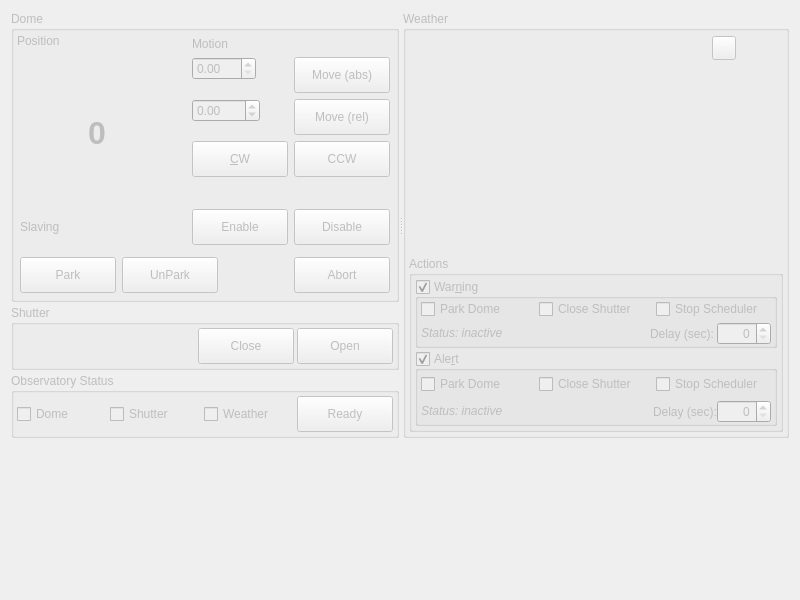
<?xml version="1.0" encoding="UTF-8"?>
<ui version="4.0">
 <class>Observatory</class>
 <widget class="QWidget" name="Observatory">
  <property name="geometry">
   <rect>
    <x>0</x>
    <y>0</y>
    <width>800</width>
    <height>600</height>
   </rect>
  </property>
  <property name="windowTitle">
   <string>Observatory</string>
  </property>
  <property name="toolTip">
   <string/>
  </property>
  <layout class="QVBoxLayout" name="verticalLayout_2">
   <item>
    <widget class="QSplitter" name="splitter">
     <property name="orientation">
      <enum>Qt::Horizontal</enum>
     </property>
     <widget class="QWidget" name="">
      <layout class="QVBoxLayout" name="leftLayout">
       <property name="spacing">
        <number>3</number>
       </property>
       <item>
        <widget class="QGroupBox" name="domeBox">
         <property name="enabled">
          <bool>false</bool>
         </property>
         <property name="sizePolicy">
          <sizepolicy hsizetype="Preferred" vsizetype="Preferred">
           <horstretch>1</horstretch>
           <verstretch>0</verstretch>
          </sizepolicy>
         </property>
         <property name="title">
          <string>Dome</string>
         </property>
         <layout class="QVBoxLayout" name="verticalLayout_3">
          <property name="leftMargin">
           <number>3</number>
          </property>
          <property name="topMargin">
           <number>3</number>
          </property>
          <property name="rightMargin">
           <number>3</number>
          </property>
          <property name="bottomMargin">
           <number>3</number>
          </property>
          <item>
           <layout class="QGridLayout" name="domeStatusBox">
            <item row="1" column="0" rowspan="2">
             <widget class="QLabel" name="domeAzimuthPosition">
              <property name="minimumSize">
               <size>
                <width>160</width>
                <height>0</height>
               </size>
              </property>
              <property name="maximumSize">
               <size>
                <width>320</width>
                <height>16777215</height>
               </size>
              </property>
              <property name="font">
               <font>
                <pointsize>24</pointsize>
                <weight>75</weight>
                <bold>true</bold>
               </font>
              </property>
              <property name="text">
               <string notr="true">0</string>
              </property>
              <property name="alignment">
               <set>Qt::AlignCenter</set>
              </property>
             </widget>
            </item>
            <item row="0" column="0" alignment="Qt::AlignLeft|Qt::AlignTop">
             <widget class="QLabel" name="domeAzimuthPositionLabel">
              <property name="text">
               <string>Position</string>
              </property>
             </widget>
            </item>
            <item row="4" column="0" colspan="4">
             <widget class="QLabel" name="motionStatusLabel">
              <property name="text">
               <string/>
              </property>
             </widget>
            </item>
            <item row="0" column="2" rowspan="3" colspan="2">
             <widget class="QWidget" name="MotionBox" native="true">
              <layout class="QFormLayout" name="formLayout">
               <property name="leftMargin">
                <number>3</number>
               </property>
               <property name="topMargin">
                <number>3</number>
               </property>
               <property name="rightMargin">
                <number>3</number>
               </property>
               <property name="bottomMargin">
                <number>3</number>
               </property>
               <item row="0" column="0">
                <widget class="QLabel" name="motionLabel">
                 <property name="enabled">
                  <bool>false</bool>
                 </property>
                 <property name="text">
                  <string>Motion</string>
                 </property>
                </widget>
               </item>
               <item row="1" column="0">
                <widget class="QDoubleSpinBox" name="absoluteMotionSB">
                 <property name="enabled">
                  <bool>false</bool>
                 </property>
                 <property name="toolTip">
                  <string>Absolute position the dome should move.</string>
                 </property>
                 <property name="maximum">
                  <double>999.990000000000009</double>
                 </property>
                </widget>
               </item>
               <item row="1" column="1">
                <widget class="QPushButton" name="motionMoveAbsButton">
                 <property name="enabled">
                  <bool>false</bool>
                 </property>
                 <property name="minimumSize">
                  <size>
                   <width>96</width>
                   <height>36</height>
                  </size>
                 </property>
                 <property name="maximumSize">
                  <size>
                   <width>96</width>
                   <height>36</height>
                  </size>
                 </property>
                 <property name="toolTip">
                  <string>Move the dome to the given absolute position.</string>
                 </property>
                 <property name="text">
                  <string>Move (abs)</string>
                 </property>
                </widget>
               </item>
               <item row="2" column="0">
                <widget class="QDoubleSpinBox" name="relativeMotionSB">
                 <property name="enabled">
                  <bool>false</bool>
                 </property>
                 <property name="toolTip">
                  <string>Relative position the dome should move.</string>
                 </property>
                 <property name="minimum">
                  <double>-999.990000000000009</double>
                 </property>
                 <property name="maximum">
                  <double>999.990000000000009</double>
                 </property>
                </widget>
               </item>
               <item row="2" column="1">
                <widget class="QPushButton" name="motionMoveRelButton">
                 <property name="enabled">
                  <bool>false</bool>
                 </property>
                 <property name="minimumSize">
                  <size>
                   <width>96</width>
                   <height>36</height>
                  </size>
                 </property>
                 <property name="maximumSize">
                  <size>
                   <width>96</width>
                   <height>36</height>
                  </size>
                 </property>
                 <property name="toolTip">
                  <string>Move the dome for the given degrees and direction.</string>
                 </property>
                 <property name="styleSheet">
                  <string notr="true">QPushButton:checked
{
background-color: maroon;
border: 1px outset;
font-weight:bold;
}</string>
                 </property>
                 <property name="text">
                  <string>Move (rel)</string>
                 </property>
                </widget>
               </item>
               <item row="3" column="0">
                <widget class="QPushButton" name="motionCWButton">
                 <property name="enabled">
                  <bool>false</bool>
                 </property>
                 <property name="minimumSize">
                  <size>
                   <width>96</width>
                   <height>36</height>
                  </size>
                 </property>
                 <property name="maximumSize">
                  <size>
                   <width>96</width>
                   <height>36</height>
                  </size>
                 </property>
                 <property name="toolTip">
                  <string>Rotate clockwise</string>
                 </property>
                 <property name="styleSheet">
                  <string notr="true">QPushButton:checked
{
background-color: maroon;
border: 1px outset;
font-weight:bold;
}</string>
                 </property>
                 <property name="text">
                  <string>&amp;CW</string>
                 </property>
                 <property name="checkable">
                  <bool>true</bool>
                 </property>
                </widget>
               </item>
               <item row="3" column="1">
                <widget class="QPushButton" name="motionCCWButton">
                 <property name="enabled">
                  <bool>false</bool>
                 </property>
                 <property name="minimumSize">
                  <size>
                   <width>96</width>
                   <height>36</height>
                  </size>
                 </property>
                 <property name="maximumSize">
                  <size>
                   <width>96</width>
                   <height>36</height>
                  </size>
                 </property>
                 <property name="toolTip">
                  <string>Rotate counter clockwise</string>
                 </property>
                 <property name="styleSheet">
                  <string notr="true">QPushButton:checked
{
background-color: maroon;
border: 1px outset;
font-weight:bold;
}</string>
                 </property>
                 <property name="text">
                  <string>CCW</string>
                 </property>
                 <property name="checkable">
                  <bool>true</bool>
                 </property>
                </widget>
               </item>
              </layout>
             </widget>
            </item>
           </layout>
          </item>
          <item alignment="Qt::AlignTop">
           <widget class="QWidget" name="SlavingBox" native="true">
            <layout class="QHBoxLayout" name="slavingBox">
             <property name="leftMargin">
              <number>3</number>
             </property>
             <property name="topMargin">
              <number>3</number>
             </property>
             <property name="rightMargin">
              <number>3</number>
             </property>
             <property name="bottomMargin">
              <number>3</number>
             </property>
             <item>
              <widget class="QLabel" name="label">
               <property name="text">
                <string>Slaving</string>
               </property>
              </widget>
             </item>
             <item>
              <spacer name="horizontalSpacer">
               <property name="orientation">
                <enum>Qt::Horizontal</enum>
               </property>
               <property name="sizeHint" stdset="0">
                <size>
                 <width>40</width>
                 <height>20</height>
                </size>
               </property>
              </spacer>
             </item>
             <item>
              <widget class="QPushButton" name="slavingEnableButton">
               <property name="minimumSize">
                <size>
                 <width>96</width>
                 <height>36</height>
                </size>
               </property>
               <property name="maximumSize">
                <size>
                 <width>96</width>
                 <height>36</height>
                </size>
               </property>
               <property name="toolTip">
                <string>&lt;html&gt;&lt;head/&gt;&lt;body&gt;&lt;p&gt;Enable slaving, dome motion &lt;span style=&quot; font-weight:600;&quot;&gt;follows telescope motion&lt;/span&gt;&lt;/p&gt;&lt;/body&gt;&lt;/html&gt;</string>
               </property>
               <property name="styleSheet">
                <string notr="true">QPushButton:checked
{
background-color: maroon;
border: 1px outset;
font-weight:bold;
}</string>
               </property>
               <property name="text">
                <string>Enable</string>
               </property>
               <property name="checkable">
                <bool>true</bool>
               </property>
              </widget>
             </item>
             <item>
              <widget class="QPushButton" name="slavingDisableButton">
               <property name="minimumSize">
                <size>
                 <width>96</width>
                 <height>36</height>
                </size>
               </property>
               <property name="maximumSize">
                <size>
                 <width>96</width>
                 <height>36</height>
                </size>
               </property>
               <property name="toolTip">
                <string>&lt;html&gt;&lt;head/&gt;&lt;body&gt;&lt;p&gt;Disable slaving, dome &lt;span style=&quot; font-weight:600;&quot;&gt;does not follow telescope motion&lt;/span&gt;.&lt;/p&gt;&lt;/body&gt;&lt;/html&gt;</string>
               </property>
               <property name="styleSheet">
                <string notr="true">QPushButton:checked
{
background-color: maroon;
border: 1px outset;
font-weight:bold;
}</string>
               </property>
               <property name="text">
                <string>Disable</string>
               </property>
               <property name="checkable">
                <bool>true</bool>
               </property>
              </widget>
             </item>
            </layout>
           </widget>
          </item>
          <item>
           <layout class="QHBoxLayout" name="parkingBox">
            <property name="leftMargin">
             <number>3</number>
            </property>
            <property name="topMargin">
             <number>3</number>
            </property>
            <property name="rightMargin">
             <number>3</number>
            </property>
            <property name="bottomMargin">
             <number>3</number>
            </property>
            <item>
             <widget class="QPushButton" name="domePark">
              <property name="enabled">
               <bool>false</bool>
              </property>
              <property name="minimumSize">
               <size>
                <width>96</width>
                <height>36</height>
               </size>
              </property>
              <property name="maximumSize">
               <size>
                <width>96</width>
                <height>36</height>
               </size>
              </property>
              <property name="toolTip">
               <string>&lt;html&gt;&lt;head/&gt;&lt;body&gt;&lt;p&gt;Park the dome. For advanced control of the dome please use the INDI tab.&lt;/p&gt;&lt;/body&gt;&lt;/html&gt;</string>
              </property>
              <property name="styleSheet">
               <string notr="true">QPushButton:checked
{
background-color: maroon;
border: 1px outset;
font-weight:bold;
}</string>
              </property>
              <property name="text">
               <string>Park</string>
              </property>
              <property name="iconSize">
               <size>
                <width>32</width>
                <height>16</height>
               </size>
              </property>
              <property name="checkable">
               <bool>false</bool>
              </property>
             </widget>
            </item>
            <item>
             <widget class="QPushButton" name="domeUnpark">
              <property name="enabled">
               <bool>false</bool>
              </property>
              <property name="minimumSize">
               <size>
                <width>96</width>
                <height>36</height>
               </size>
              </property>
              <property name="maximumSize">
               <size>
                <width>96</width>
                <height>36</height>
               </size>
              </property>
              <property name="toolTip">
               <string>&lt;html&gt;&lt;head/&gt;&lt;body&gt;&lt;p&gt;Unpark the dome. For advanced control of the dome please use the INDI tab.&lt;/p&gt;&lt;/body&gt;&lt;/html&gt;</string>
              </property>
              <property name="styleSheet">
               <string notr="true">QPushButton:checked
{
background-color: maroon;
border: 1px outset;
font-weight:bold;
}</string>
              </property>
              <property name="text">
               <string>UnPark</string>
              </property>
              <property name="checkable">
               <bool>false</bool>
              </property>
              <property name="checked">
               <bool>false</bool>
              </property>
             </widget>
            </item>
            <item>
             <spacer name="horizontalSpacer_2">
              <property name="orientation">
               <enum>Qt::Horizontal</enum>
              </property>
              <property name="sizeHint" stdset="0">
               <size>
                <width>40</width>
                <height>20</height>
               </size>
              </property>
             </spacer>
            </item>
            <item>
             <widget class="QPushButton" name="motionAbortButton">
              <property name="enabled">
               <bool>false</bool>
              </property>
              <property name="minimumSize">
               <size>
                <width>96</width>
                <height>36</height>
               </size>
              </property>
              <property name="maximumSize">
               <size>
                <width>96</width>
                <height>36</height>
               </size>
              </property>
              <property name="toolTip">
               <string>Abort dome motion</string>
              </property>
              <property name="styleSheet">
               <string notr="true">QPushButton:checked
{
background-color: maroon;
border: 1px outset;
font-weight:bold;
}</string>
              </property>
              <property name="text">
               <string>Abort</string>
              </property>
             </widget>
            </item>
           </layout>
          </item>
         </layout>
        </widget>
       </item>
       <item alignment="Qt::AlignTop">
        <widget class="QGroupBox" name="shutterBox">
         <property name="enabled">
          <bool>false</bool>
         </property>
         <property name="sizePolicy">
          <sizepolicy hsizetype="Preferred" vsizetype="Preferred">
           <horstretch>1</horstretch>
           <verstretch>0</verstretch>
          </sizepolicy>
         </property>
         <property name="title">
          <string>Shutter</string>
         </property>
         <layout class="QHBoxLayout" name="horizontalLayout_4">
          <property name="spacing">
           <number>3</number>
          </property>
          <property name="leftMargin">
           <number>3</number>
          </property>
          <property name="topMargin">
           <number>3</number>
          </property>
          <property name="rightMargin">
           <number>3</number>
          </property>
          <property name="bottomMargin">
           <number>3</number>
          </property>
          <item>
           <spacer name="horizontalSpacer_4">
            <property name="orientation">
             <enum>Qt::Horizontal</enum>
            </property>
            <property name="sizeHint" stdset="0">
             <size>
              <width>40</width>
              <height>20</height>
             </size>
            </property>
           </spacer>
          </item>
          <item>
           <widget class="QPushButton" name="shutterClosed">
            <property name="enabled">
             <bool>false</bool>
            </property>
            <property name="minimumSize">
             <size>
              <width>96</width>
              <height>36</height>
             </size>
            </property>
            <property name="maximumSize">
             <size>
              <width>72</width>
              <height>36</height>
             </size>
            </property>
            <property name="toolTip">
             <string>&lt;html&gt;&lt;head/&gt;&lt;body&gt;&lt;p&gt;Close the shutter of the dome. For advanced control of the dome please use the INDI tab.&lt;/p&gt;&lt;/body&gt;&lt;/html&gt;</string>
            </property>
            <property name="styleSheet">
             <string notr="true">QPushButton:checked
{
background-color: maroon;
border: 1px outset;
font-weight:bold;
}</string>
            </property>
            <property name="text">
             <string>Close</string>
            </property>
            <property name="iconSize">
             <size>
              <width>32</width>
              <height>16</height>
             </size>
            </property>
            <property name="checkable">
             <bool>false</bool>
            </property>
           </widget>
          </item>
          <item>
           <widget class="QPushButton" name="shutterOpen">
            <property name="enabled">
             <bool>false</bool>
            </property>
            <property name="minimumSize">
             <size>
              <width>96</width>
              <height>36</height>
             </size>
            </property>
            <property name="maximumSize">
             <size>
              <width>72</width>
              <height>36</height>
             </size>
            </property>
            <property name="toolTip">
             <string>&lt;html&gt;&lt;head/&gt;&lt;body&gt;&lt;p&gt;Open the shutter of the dome. For advanced control of the dome please use the INDI tab.&lt;/p&gt;&lt;/body&gt;&lt;/html&gt;</string>
            </property>
            <property name="styleSheet">
             <string notr="true">QPushButton:checked
{
background-color: maroon;
border: 1px outset;
font-weight:bold;
}</string>
            </property>
            <property name="text">
             <string>Open</string>
            </property>
            <property name="checkable">
             <bool>false</bool>
            </property>
            <property name="checked">
             <bool>false</bool>
            </property>
           </widget>
          </item>
         </layout>
        </widget>
       </item>
       <item alignment="Qt::AlignTop">
        <widget class="QGroupBox" name="statusDefinitionBox">
         <property name="enabled">
          <bool>false</bool>
         </property>
         <property name="sizePolicy">
          <sizepolicy hsizetype="Preferred" vsizetype="Preferred">
           <horstretch>1</horstretch>
           <verstretch>0</verstretch>
          </sizepolicy>
         </property>
         <property name="title">
          <string>Observatory Status</string>
         </property>
         <layout class="QHBoxLayout" name="horizontalLayout_5">
          <property name="spacing">
           <number>3</number>
          </property>
          <property name="leftMargin">
           <number>3</number>
          </property>
          <property name="topMargin">
           <number>3</number>
          </property>
          <property name="rightMargin">
           <number>3</number>
          </property>
          <property name="bottomMargin">
           <number>3</number>
          </property>
          <item>
           <widget class="QCheckBox" name="useDomeCB">
            <property name="toolTip">
             <string>&lt;html&gt;&lt;head/&gt;&lt;body&gt;&lt;p&gt;If selected, the dome needs to be unparked for the observatory status being &amp;quot;READY&amp;quot;.&lt;/p&gt;&lt;/body&gt;&lt;/html&gt;</string>
            </property>
            <property name="text">
             <string>Dome</string>
            </property>
           </widget>
          </item>
          <item>
           <widget class="QCheckBox" name="useShutterCB">
            <property name="toolTip">
             <string>&lt;html&gt;&lt;head/&gt;&lt;body&gt;&lt;p&gt;If selected, the shutter needs to be open for the observatory status being &amp;quot;READY&amp;quot;.&lt;/p&gt;&lt;/body&gt;&lt;/html&gt;</string>
            </property>
            <property name="text">
             <string>Shutter</string>
            </property>
           </widget>
          </item>
          <item>
           <widget class="QCheckBox" name="useWeatherCB">
            <property name="toolTip">
             <string>&lt;html&gt;&lt;head/&gt;&lt;body&gt;&lt;p&gt;If selected, the weather needs to be OK for the observatory status being &amp;quot;READY&amp;quot;.&lt;/p&gt;&lt;/body&gt;&lt;/html&gt;</string>
            </property>
            <property name="text">
             <string>Weather</string>
            </property>
           </widget>
          </item>
          <item>
           <widget class="QPushButton" name="statusReadyButton">
            <property name="enabled">
             <bool>false</bool>
            </property>
            <property name="minimumSize">
             <size>
              <width>96</width>
              <height>36</height>
             </size>
            </property>
            <property name="maximumSize">
             <size>
              <width>72</width>
              <height>36</height>
             </size>
            </property>
            <property name="toolTip">
             <string>&lt;html&gt;&lt;head/&gt;&lt;body&gt;&lt;p&gt;Observatory status. Select the observatory elements that are relevant for the status:&lt;/p&gt;
&lt;ul&gt;
&lt;li&gt;&lt;b&gt;Dome&lt;/b&gt;: unparked &amp;rarr; ready&lt;/li&gt;
&lt;li&gt;&lt;b&gt;Shutter&lt;/b&gt;: open &amp;rarr; ready&lt;/li&gt;
&lt;li&gt;&lt;b&gt;Weather&lt;/b&gt;: OK &amp;rarr; ready&lt;/li&gt;
&lt;/ul&gt;
&lt;/body&gt;&lt;/html&gt;</string>
            </property>
            <property name="styleSheet">
             <string notr="true">QPushButton:checked
{
background-color: maroon;
border: 1px outset;
font-weight:bold;
}</string>
            </property>
            <property name="text">
             <string>Ready</string>
            </property>
            <property name="iconSize">
             <size>
              <width>32</width>
              <height>16</height>
             </size>
            </property>
            <property name="checkable">
             <bool>true</bool>
            </property>
            <property name="flat">
             <bool>false</bool>
            </property>
           </widget>
          </item>
         </layout>
        </widget>
       </item>
      </layout>
     </widget>
     <widget class="QGroupBox" name="weatherBox">
      <property name="enabled">
       <bool>false</bool>
      </property>
      <property name="sizePolicy">
       <sizepolicy hsizetype="Preferred" vsizetype="Preferred">
        <horstretch>1</horstretch>
        <verstretch>0</verstretch>
       </sizepolicy>
      </property>
      <property name="title">
       <string>Weather</string>
      </property>
      <layout class="QGridLayout" name="gridLayout_5">
       <property name="leftMargin">
        <number>3</number>
       </property>
       <property name="topMargin">
        <number>3</number>
       </property>
       <property name="rightMargin">
        <number>3</number>
       </property>
       <property name="bottomMargin">
        <number>3</number>
       </property>
       <property name="horizontalSpacing">
        <number>3</number>
       </property>
       <item row="1" column="1" colspan="6">
        <widget class="QCustomPlot" name="sensorGraphs" native="true">
         <property name="sizePolicy">
          <sizepolicy hsizetype="Expanding" vsizetype="Expanding">
           <horstretch>0</horstretch>
           <verstretch>0</verstretch>
          </sizepolicy>
         </property>
         <property name="toolTip">
          <string/>
         </property>
        </widget>
       </item>
       <item row="1" column="0">
        <widget class="QWidget" name="sensorData" native="true">
         <property name="minimumSize">
          <size>
           <width>140</width>
           <height>0</height>
          </size>
         </property>
         <property name="toolTip">
          <string>&lt;html&gt;&lt;head/&gt;&lt;body&gt;&lt;p&gt;Current data of the weather sensors. Click on the sensor name to display its data over time.&lt;/p&gt;&lt;/body&gt;&lt;/html&gt;</string>
         </property>
        </widget>
       </item>
       <item row="0" column="2">
        <spacer name="horizontalSpacer_5">
         <property name="orientation">
          <enum>Qt::Horizontal</enum>
         </property>
         <property name="sizeHint" stdset="0">
          <size>
           <width>40</width>
           <height>20</height>
          </size>
         </property>
        </spacer>
       </item>
       <item row="3" column="0" colspan="7" alignment="Qt::AlignTop">
        <widget class="QGroupBox" name="weatherActionsBox">
         <property name="enabled">
          <bool>false</bool>
         </property>
         <property name="title">
          <string>Actions</string>
         </property>
         <layout class="QVBoxLayout" name="verticalLayout">
          <property name="spacing">
           <number>3</number>
          </property>
          <property name="leftMargin">
           <number>3</number>
          </property>
          <property name="topMargin">
           <number>3</number>
          </property>
          <property name="rightMargin">
           <number>3</number>
          </property>
          <property name="bottomMargin">
           <number>3</number>
          </property>
          <item alignment="Qt::AlignTop">
           <widget class="QGroupBox" name="weatherWarningBox">
            <property name="title">
             <string>War&amp;ning</string>
            </property>
            <property name="checkable">
             <bool>true</bool>
            </property>
            <layout class="QGridLayout" name="gridLayout_6">
             <property name="leftMargin">
              <number>3</number>
             </property>
             <property name="topMargin">
              <number>0</number>
             </property>
             <property name="rightMargin">
              <number>3</number>
             </property>
             <property name="bottomMargin">
              <number>0</number>
             </property>
             <property name="spacing">
              <number>3</number>
             </property>
             <item row="0" column="0">
              <widget class="QCheckBox" name="weatherWarningDomeCB">
               <property name="text">
                <string>Park Dome</string>
               </property>
              </widget>
             </item>
             <item row="0" column="1">
              <widget class="QCheckBox" name="weatherWarningShutterCB">
               <property name="text">
                <string>Close Shutter</string>
               </property>
              </widget>
             </item>
             <item row="0" column="2">
              <widget class="QCheckBox" name="weatherWarningSchedulerCB">
               <property name="text">
                <string>Stop Scheduler</string>
               </property>
              </widget>
             </item>
             <item row="1" column="0" colspan="3">
              <layout class="QHBoxLayout" name="horizontalLayout">
               <item>
                <widget class="QLabel" name="weatherWarningStatusLabel">
                 <property name="text">
                  <string>&lt;html&gt;&lt;head/&gt;&lt;body&gt;&lt;p&gt;&lt;span style=&quot; font-style:italic;&quot;&gt;Status: inactive&lt;/span&gt;&lt;/p&gt;&lt;/body&gt;&lt;/html&gt;</string>
                 </property>
                 <property name="textFormat">
                  <enum>Qt::AutoText</enum>
                 </property>
                </widget>
               </item>
               <item>
                <spacer name="horizontalSpacer_6">
                 <property name="orientation">
                  <enum>Qt::Horizontal</enum>
                 </property>
                 <property name="sizeHint" stdset="0">
                  <size>
                   <width>40</width>
                   <height>20</height>
                  </size>
                 </property>
                </spacer>
               </item>
               <item>
                <widget class="QLabel" name="weatherWarningDelayLabel">
                 <property name="text">
                  <string>Delay (sec):</string>
                 </property>
                </widget>
               </item>
               <item>
                <widget class="QSpinBox" name="weatherWarningDelaySB">
                 <property name="alignment">
                  <set>Qt::AlignRight|Qt::AlignTrailing|Qt::AlignVCenter</set>
                 </property>
                 <property name="maximum">
                  <number>9999</number>
                 </property>
                </widget>
               </item>
              </layout>
             </item>
            </layout>
           </widget>
          </item>
          <item>
           <widget class="QGroupBox" name="weatherAlertBox">
            <property name="title">
             <string>Ale&amp;rt</string>
            </property>
            <property name="checkable">
             <bool>true</bool>
            </property>
            <layout class="QGridLayout" name="gridLayout_7">
             <property name="leftMargin">
              <number>3</number>
             </property>
             <property name="topMargin">
              <number>3</number>
             </property>
             <property name="rightMargin">
              <number>3</number>
             </property>
             <property name="bottomMargin">
              <number>0</number>
             </property>
             <property name="horizontalSpacing">
              <number>3</number>
             </property>
             <item row="0" column="1">
              <widget class="QCheckBox" name="weatherAlertShutterCB">
               <property name="text">
                <string>Close Shutter</string>
               </property>
              </widget>
             </item>
             <item row="0" column="0">
              <widget class="QCheckBox" name="weatherAlertDomeCB">
               <property name="text">
                <string>Park Dome</string>
               </property>
              </widget>
             </item>
             <item row="0" column="2">
              <widget class="QCheckBox" name="weatherAlertSchedulerCB">
               <property name="text">
                <string>Stop Scheduler</string>
               </property>
              </widget>
             </item>
             <item row="1" column="0" colspan="3">
              <layout class="QHBoxLayout" name="horizontalLayout_2">
               <item>
                <widget class="QLabel" name="weatherAlertStatusLabel">
                 <property name="text">
                  <string>&lt;html&gt;&lt;head/&gt;&lt;body&gt;&lt;p&gt;&lt;span style=&quot; font-style:italic;&quot;&gt;Status: inactive&lt;/span&gt;&lt;/p&gt;&lt;/body&gt;&lt;/html&gt;</string>
                 </property>
                 <property name="textFormat">
                  <enum>Qt::AutoText</enum>
                 </property>
                </widget>
               </item>
               <item>
                <spacer name="horizontalSpacer_7">
                 <property name="orientation">
                  <enum>Qt::Horizontal</enum>
                 </property>
                 <property name="sizeHint" stdset="0">
                  <size>
                   <width>40</width>
                   <height>20</height>
                  </size>
                 </property>
                </spacer>
               </item>
               <item>
                <widget class="QLabel" name="weatherAlertDelayLabel">
                 <property name="text">
                  <string>Delay (sec):</string>
                 </property>
                </widget>
               </item>
               <item>
                <widget class="QSpinBox" name="weatherAlertDelaySB">
                 <property name="alignment">
                  <set>Qt::AlignRight|Qt::AlignTrailing|Qt::AlignVCenter</set>
                 </property>
                 <property name="maximum">
                  <number>9999</number>
                 </property>
                </widget>
               </item>
              </layout>
             </item>
            </layout>
           </widget>
          </item>
         </layout>
        </widget>
       </item>
       <item row="0" column="4">
        <spacer name="horizontalSpacer_3">
         <property name="orientation">
          <enum>Qt::Horizontal</enum>
         </property>
         <property name="sizeType">
          <enum>QSizePolicy::Fixed</enum>
         </property>
         <property name="sizeHint" stdset="0">
          <size>
           <width>10</width>
           <height>20</height>
          </size>
         </property>
        </spacer>
       </item>
       <item row="0" column="5">
        <widget class="QLabel" name="weatherStatusLabel">
         <property name="sizePolicy">
          <sizepolicy hsizetype="Fixed" vsizetype="Fixed">
           <horstretch>0</horstretch>
           <verstretch>0</verstretch>
          </sizepolicy>
         </property>
         <property name="minimumSize">
          <size>
           <width>28</width>
           <height>28</height>
          </size>
         </property>
         <property name="maximumSize">
          <size>
           <width>28</width>
           <height>28</height>
          </size>
         </property>
         <property name="text">
          <string/>
         </property>
        </widget>
       </item>
       <item row="0" column="3">
        <widget class="QPushButton" name="clearGraphHistory">
         <property name="enabled">
          <bool>false</bool>
         </property>
         <property name="minimumSize">
          <size>
           <width>24</width>
           <height>24</height>
          </size>
         </property>
         <property name="maximumSize">
          <size>
           <width>24</width>
           <height>24</height>
          </size>
         </property>
         <property name="toolTip">
          <string>&lt;html&gt;&lt;head/&gt;&lt;body&gt;&lt;p&gt;Clear sensor data history&lt;/p&gt;&lt;/body&gt;&lt;/html&gt;</string>
         </property>
         <property name="text">
          <string/>
         </property>
         <property name="icon">
          <iconset theme="edit-delete"/>
         </property>
         <property name="iconSize">
          <size>
           <width>24</width>
           <height>24</height>
          </size>
         </property>
        </widget>
       </item>
      </layout>
     </widget>
    </widget>
   </item>
   <item>
    <spacer name="verticalSpacer">
     <property name="orientation">
      <enum>Qt::Vertical</enum>
     </property>
     <property name="sizeHint" stdset="0">
      <size>
       <width>20</width>
       <height>3</height>
      </size>
     </property>
    </spacer>
   </item>
  </layout>
 </widget>
 <customwidgets>
  <customwidget>
   <class>QCustomPlot</class>
   <extends>QWidget</extends>
   <header>auxiliary/qcustomplot.h</header>
   <container>1</container>
  </customwidget>
 </customwidgets>
 <resources/>
 <connections/>
</ui>
